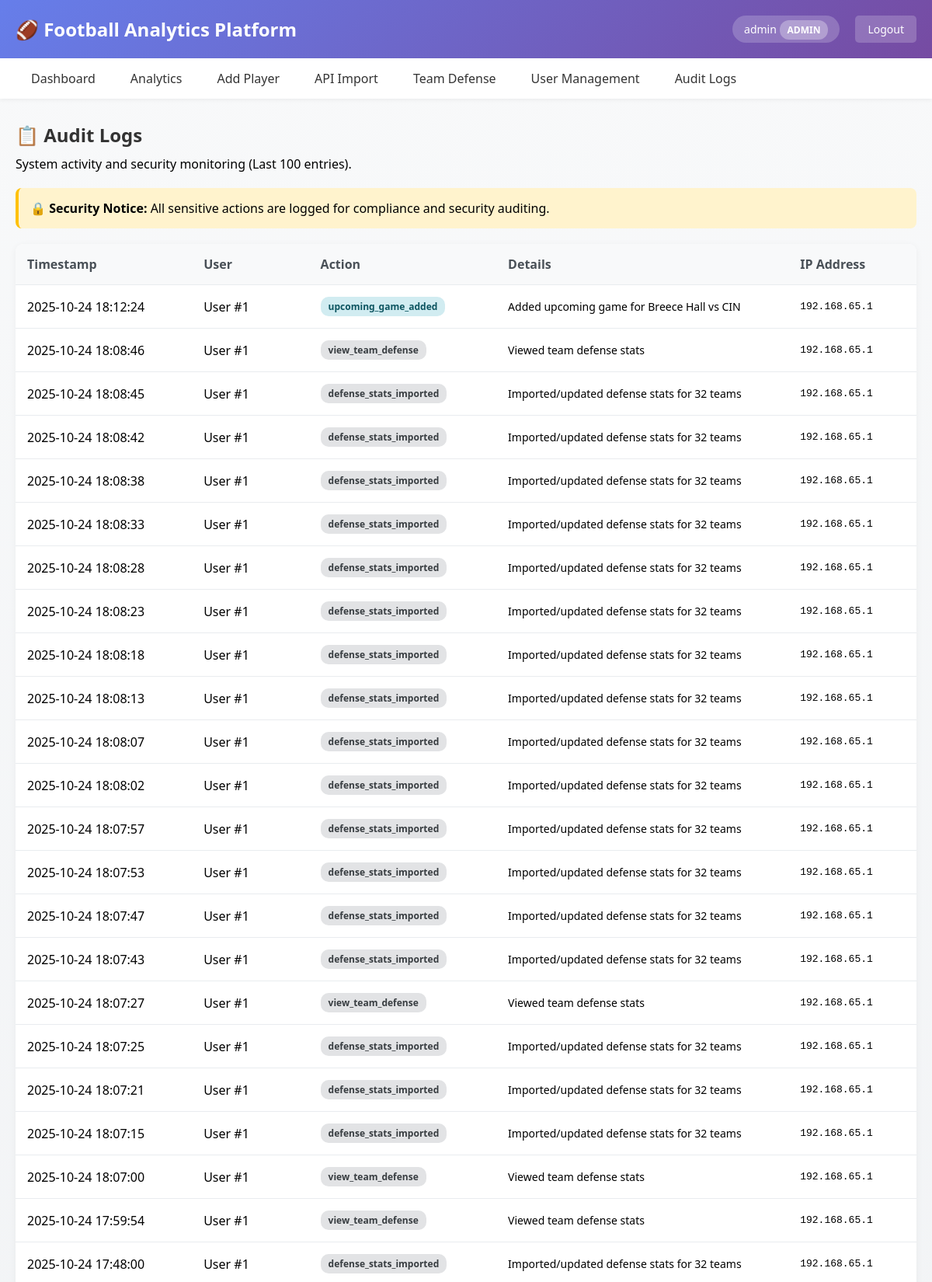
/admin/audit_logs (signed in, upper part), run on the app's committed database.
### app/main.py (models this page shows, shortened)
class User(UserMixin, db.Model):
    id = db.Column(db.Integer, primary_key=True)
    username = db.Column(db.String(80), unique=True, nullable=False)
    email = db.Column(db.String(120), unique=True, nullable=False)
    password_hash = db.Column(db.String(200), nullable=False)
    role = db.Column(db.String(20), nullable=False, default='viewer')  # admin, analyst, viewer
    created_at = db.Column(db.DateTime, default=datetime.utcnow)
    def is_admin(self):
        return self.role == 'admin'
    def is_analyst(self):
        return self.role in ['admin', 'analyst']

class AuditLog(db.Model):
    id = db.Column(db.Integer, primary_key=True)
    user_id = db.Column(db.Integer, db.ForeignKey('user.id'), nullable=True)
    action = db.Column(db.String(100), nullable=False)
    details = db.Column(db.Text, nullable=True)
    ip_address = db.Column(db.String(50), nullable=True)
    timestamp = db.Column(db.DateTime, default=datetime.utcnow)

### app/main.py (the view)
@app.route('/admin/audit_logs')
@login_required
@admin_required
def audit_logs():
    logs = AuditLog.query.order_by(AuditLog.timestamp.desc()).limit(100).all()
    return render_template('audit_logs.html', logs=logs)

### app/main.py (called while the page is built)
@login_manager.user_loader
def load_user(user_id):
    return User.query.get(int(user_id))

def admin_required(f):
    @wraps(f)
    def decorated_function(*args, **kwargs):
        if not current_user.is_authenticated or not current_user.is_admin():
            flash('You need administrator privileges to access this page.', 'danger')
            return redirect(url_for('index'))
        return f(*args, **kwargs)
    return decorated_function

### templates/audit_logs.html (shortened to what this page needs)
{% extends "base.html" %}
{% block content %}
<h2>📋 Audit Logs</h2>
<p style="margin-bottom: 20px;">System activity and security monitoring (Last 100 entries).</p>
<div style="background: #fff3cd; padding: 15px; border-radius: 8px; margin-bottom: 20px; border-left: 4px solid #ffc107;">
    <strong>🔒 Security Notice:</strong> All sensitive actions are logged for compliance and security auditing.
</div>
<table>
    <thead>
        <tr>
            <th>Timestamp</th>
            <th>User</th>
            <th>Action</th>
            <th>Details</th>
            <th>IP Address</th>
        </tr>
    </thead>
    <tbody>
        {% if logs %}
            {% for log in logs %}
            <tr>
                <td>{{ log.timestamp.strftime('%Y-%m-%d %H:%M:%S') }}</td>
                <td>
                    {% if log.user_id %}
                        <span style="font-weight: 500;">User #{{ log.user_id }}</span>
                    {% else %}
                        <span style="color: #999;">Anonymous</span>
                    {% endif %}
                </td>
                <td>
                    {% if 'login' in log.action %}
                        <span class="badge badge-success">{{ log.action }}</span>
                    {% elif 'failed' in log.action or 'delete' in log.action %}
                        <span class="badge badge-danger">{{ log.action }}</span>
                    {% elif 'added' in log.action or 'registered' in log.action %}
                        <span class="badge badge-info">{{ log.action }}</span>
                    {% else %}
                        <span class="badge badge-default">{{ log.action }}</span>
                    {% endif %}
                </td>
                <td style="max-width: 300px; white-space: normal; font-size: 14px;">
                    {{ log.details if log.details else '-' }}
                </td>
                <td style="font-family: monospace; font-size: 13px;">
                    {{ log.ip_address if log.ip_address else '-' }}
                </td>
            </tr>
            {% endfor %}
        {% else %}
            <tr>
                <td colspan="5" style="text-align: center; padding: 40px; color: #999;">
                    No audit logs available.
                </td>
            </tr>
        {% endif %}
    </tbody>
</table>
{% endblock %}

### templates/base.html (shortened to what this page needs)
<!DOCTYPE html>
<html lang="en">
<head>
</head>
<body>
    <div class="header">
        <div class="header-content">
            <h1>🏈 Football Analytics Platform</h1>
            {% if current_user.is_authenticated %}
            <div class="user-info">
                <div class="user-badge">
                    {{ current_user.username }}
                    <span class="role-badge">{{ current_user.role }}</span>
                </div>
                <a href="{{ url_for('logout') }}" class="logout-btn">Logout</a>
            </div>
            {% endif %}
        </div>
    </div>
    {% if current_user.is_authenticated %}
    <nav>
        <ul>
            <li><a href="{{ url_for('index') }}">Dashboard</a></li>
            <li><a href="{{ url_for('analytics') }}">Analytics</a></li>
            {% if current_user.is_analyst() %}
            <li><a href="{{ url_for('add_player') }}">Add Player</a></li>
            <li><a href="{{ url_for('api_test') }}">API Import</a></li>
            <li><a href="{{ url_for('view_team_defense') }}">Team Defense</a></li>
            {% endif %}
            {% if current_user.is_admin() %}
            <li><a href="{{ url_for('admin_users') }}">User Management</a></li>
            <li><a href="{{ url_for('audit_logs') }}">Audit Logs</a></li>
            {% endif %}
        </ul>
    </nav>
    {% endif %}
    <div class="container">
        {% block content %}{% endblock %}
    </div>
</body>
</html>

### templates/base.html (style rules this page uses)
* { margin: 0; padding: 0; box-sizing: border-box; }
body { font-family: 'Segoe UI', Tahoma, Geneva, Verdana, sans-serif; background: linear-gradient(to bottom, #f8f9fa, #e9ecef); min-height: 100vh; }
.header { background: linear-gradient(135deg, #667eea 0%, #764ba2 100%); color: white; padding: 20px 0; box-shadow: 0 2px 10px rgba(0,0,0,0.1); }
.header-content { max-width: 1200px; margin: 0 auto; padding: 0 20px; display: flex; justify-content: space-between; align-items: center; }
.header h1 { font-size: 24px; display: flex; align-items: center; gap: 10px; }
.user-info { display: flex; align-items: center; gap: 20px; }
.user-badge { background: rgba(255, 255, 255, 0.2); padding: 8px 15px; border-radius: 20px; font-size: 14px; }
.role-badge { background: rgba(255, 255, 255, 0.3); padding: 4px 10px; border-radius: 12px; font-size: 12px; font-weight: bold; text-transform: uppercase; }
nav { background: white; box-shadow: 0 2px 5px rgba(0,0,0,0.05); position: sticky; top: 0; z-index: 100; }
nav ul { max-width: 1200px; margin: 0 auto; padding: 0 20px; list-style: none; display: flex; gap: 5px; }
nav a { display: block; padding: 15px 20px; color: #333; text-decoration: none; font-weight: 500; transition: background 0.3s, color 0.3s; }
.container { max-width: 1200px; margin: 30px auto; padding: 0 20px; }
table { width: 100%; background: white; border-radius: 10px; overflow: hidden; box-shadow: 0 2px 10px rgba(0,0,0,0.05); border-collapse: collapse; }
th, td { padding: 15px; text-align: left; border-bottom: 1px solid #e9ecef; }
th { background: #f8f9fa; font-weight: 600; color: #495057; }
h2 { color: #333; margin-bottom: 10px; }
.logout-btn { background: rgba(255, 255, 255, 0.2); color: white; padding: 8px 16px; border-radius: 5px; text-decoration: none; font-size: 14px; transition: background 0.3s; }

### templates/audit_logs.html (style rules this page uses)
.badge { padding: 4px 10px; border-radius: 10px; font-size: 12px; font-weight: 600; display: inline-block; }
.badge-info { background: #d1ecf1; color: #0c5460; }
.badge-default { background: #e2e3e5; color: #383d41; }

### data on the page
User: username "admin", role "ADMIN"
AuditLog: timestamp "2025-10-24 18:12:24", user_id "1", action "upcoming_game_added", details "Added upcoming game for Breece Hall vs CIN", ip_address "192.168.65.1"
AuditLog: timestamp "2025-10-24 18:08:46", user_id "1", action "view_team_defense", details "Viewed team defense stats", ip_address "192.168.65.1"
AuditLog: timestamp "2025-10-24 18:08:45", user_id "1", action "defense_stats_imported", details "Imported/updated defense stats for 32 teams", ip_address "192.168.65.1"
AuditLog: timestamp "2025-10-24 18:08:42", user_id "1", action "defense_stats_imported", details "Imported/updated defense stats for 32 teams", ip_address "192.168.65.1"
AuditLog: timestamp "2025-10-24 18:08:38", user_id "1", action "defense_stats_imported", details "Imported/updated defense stats for 32 teams", ip_address "192.168.65.1"
AuditLog: timestamp "2025-10-24 18:08:33", user_id "1", action "defense_stats_imported", details "Imported/updated defense stats for 32 teams", ip_address "192.168.65.1"
AuditLog: timestamp "2025-10-24 18:08:28", user_id "1", action "defense_stats_imported", details "Imported/updated defense stats for 32 teams", ip_address "192.168.65.1"
AuditLog: timestamp "2025-10-24 18:08:23", user_id "1", action "defense_stats_imported", details "Imported/updated defense stats for 32 teams", ip_address "192.168.65.1"
AuditLog: timestamp "2025-10-24 18:08:18", user_id "1", action "defense_stats_imported", details "Imported/updated defense stats for 32 teams", ip_address "192.168.65.1"
AuditLog: timestamp "2025-10-24 18:08:13", user_id "1", action "defense_stats_imported", details "Imported/updated defense stats for 32 teams", ip_address "192.168.65.1"
AuditLog: timestamp "2025-10-24 18:08:07", user_id "1", action "defense_stats_imported", details "Imported/updated defense stats for 32 teams", ip_address "192.168.65.1"
AuditLog: timestamp "2025-10-24 18:08:02", user_id "1", action "defense_stats_imported", details "Imported/updated defense stats for 32 teams", ip_address "192.168.65.1"
AuditLog: timestamp "2025-10-24 18:07:57", user_id "1", action "defense_stats_imported", details "Imported/updated defense stats for 32 teams", ip_address "192.168.65.1"
AuditLog: timestamp "2025-10-24 18:07:53", user_id "1", action "defense_stats_imported", details "Imported/updated defense stats for 32 teams", ip_address "192.168.65.1"
AuditLog: timestamp "2025-10-24 18:07:47", user_id "1", action "defense_stats_imported", details "Imported/updated defense stats for 32 teams", ip_address "192.168.65.1"
AuditLog: timestamp "2025-10-24 18:07:43", user_id "1", action "defense_stats_imported", details "Imported/updated defense stats for 32 teams", ip_address "192.168.65.1"
AuditLog: timestamp "2025-10-24 18:07:27", user_id "1", action "view_team_defense", details "Viewed team defense stats", ip_address "192.168.65.1"
AuditLog: timestamp "2025-10-24 18:07:25", user_id "1", action "defense_stats_imported", details "Imported/updated defense stats for 32 teams", ip_address "192.168.65.1"
AuditLog: timestamp "2025-10-24 18:07:21", user_id "1", action "defense_stats_imported", details "Imported/updated defense stats for 32 teams", ip_address "192.168.65.1"
AuditLog: timestamp "2025-10-24 18:07:15", user_id "1", action "defense_stats_imported", details "Imported/updated defense stats for 32 teams", ip_address "192.168.65.1"
AuditLog: timestamp "2025-10-24 18:07:00", user_id "1", action "view_team_defense", details "Viewed team defense stats", ip_address "192.168.65.1"
AuditLog: timestamp "2025-10-24 17:59:54", user_id "1", action "view_team_defense", details "Viewed team defense stats", ip_address "192.168.65.1"
AuditLog: timestamp "2025-10-24 17:48:00", user_id "1", action "defense_stats_imported", details "Imported/updated defense stats for 32 teams", ip_address "192.168.65.1"
